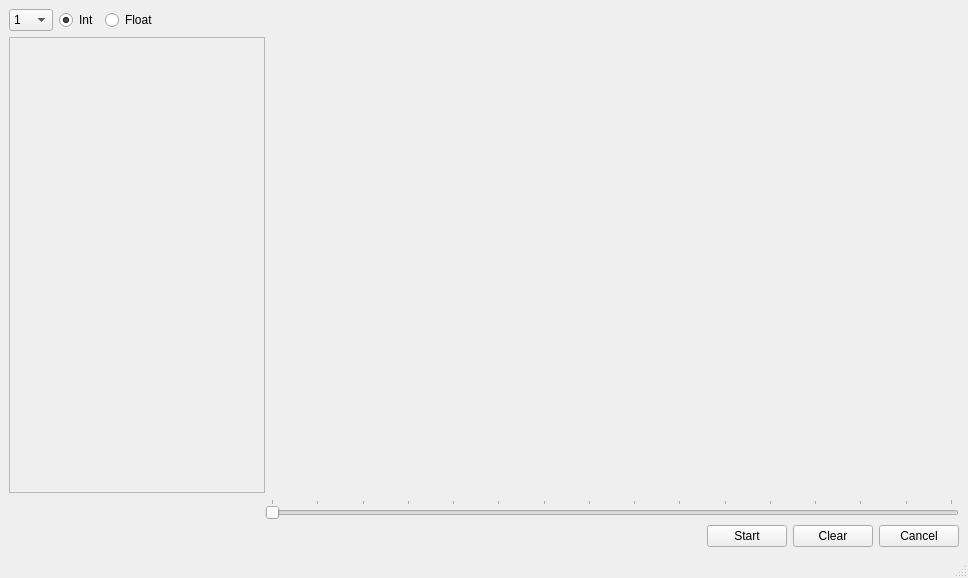
<?xml version="1.0" encoding="UTF-8"?>
<ui version="4.0">
 <class>MainWindow</class>
 <widget class="QMainWindow" name="MainWindow">
  <property name="geometry">
   <rect>
    <x>0</x>
    <y>0</y>
    <width>968</width>
    <height>578</height>
   </rect>
  </property>
  <property name="windowTitle">
   <string>MainWindow</string>
  </property>
  <widget class="QWidget" name="centralwidget">
   <layout class="QVBoxLayout" name="verticalLayout">
    <item>
     <layout class="QHBoxLayout" name="horizontalLayout_3">
      <item>
       <widget class="QComboBox" name="comboBox">
        <property name="sizePolicy">
         <sizepolicy hsizetype="Preferred" vsizetype="Fixed">
          <horstretch>0</horstretch>
          <verstretch>0</verstretch>
         </sizepolicy>
        </property>
        <item>
         <property name="text">
          <string>1</string>
         </property>
        </item>
        <item>
         <property name="text">
          <string>2</string>
         </property>
        </item>
        <item>
         <property name="text">
          <string>3</string>
         </property>
        </item>
        <item>
         <property name="text">
          <string>4</string>
         </property>
        </item>
        <item>
         <property name="text">
          <string>5</string>
         </property>
        </item>
        <item>
         <property name="text">
          <string>6</string>
         </property>
        </item>
        <item>
         <property name="text">
          <string>7</string>
         </property>
        </item>
        <item>
         <property name="text">
          <string>8</string>
         </property>
        </item>
        <item>
         <property name="text">
          <string>9</string>
         </property>
        </item>
        <item>
         <property name="text">
          <string>10</string>
         </property>
        </item>
        <item>
         <property name="text">
          <string>11</string>
         </property>
        </item>
        <item>
         <property name="text">
          <string>12</string>
         </property>
        </item>
        <item>
         <property name="text">
          <string>13</string>
         </property>
        </item>
        <item>
         <property name="text">
          <string>14</string>
         </property>
        </item>
        <item>
         <property name="text">
          <string>15</string>
         </property>
        </item>
        <item>
         <property name="text">
          <string>16</string>
         </property>
        </item>
       </widget>
      </item>
      <item>
       <widget class="QRadioButton" name="intButton">
        <property name="text">
         <string>Int</string>
        </property>
        <property name="checked">
         <bool>true</bool>
        </property>
       </widget>
      </item>
      <item>
       <widget class="QRadioButton" name="floatButton">
        <property name="text">
         <string>Float</string>
        </property>
       </widget>
      </item>
      <item>
       <spacer name="horizontalSpacer_2">
        <property name="orientation">
         <enum>Qt::Horizontal</enum>
        </property>
        <property name="sizeHint" stdset="0">
         <size>
          <width>40</width>
          <height>20</height>
         </size>
        </property>
       </spacer>
      </item>
     </layout>
    </item>
    <item>
     <layout class="QHBoxLayout" name="horizontalLayout_2">
      <item>
       <widget class="QTextEdit" name="textEdit">
        <property name="enabled">
         <bool>false</bool>
        </property>
        <property name="sizePolicy">
         <sizepolicy hsizetype="Preferred" vsizetype="Expanding">
          <horstretch>0</horstretch>
          <verstretch>0</verstretch>
         </sizepolicy>
        </property>
        <property name="minimumSize">
         <size>
          <width>200</width>
          <height>425</height>
         </size>
        </property>
       </widget>
      </item>
      <item>
       <widget class="QCustomPlot" name="customplot" native="true">
        <property name="sizePolicy">
         <sizepolicy hsizetype="Expanding" vsizetype="Expanding">
          <horstretch>0</horstretch>
          <verstretch>0</verstretch>
         </sizepolicy>
        </property>
        <property name="minimumSize">
         <size>
          <width>686</width>
          <height>0</height>
         </size>
        </property>
       </widget>
      </item>
     </layout>
    </item>
    <item>
     <layout class="QHBoxLayout" name="horizontalLayout_4">
      <item>
       <spacer name="horizontalSpacer_3">
        <property name="orientation">
         <enum>Qt::Horizontal</enum>
        </property>
        <property name="sizeType">
         <enum>QSizePolicy::Preferred</enum>
        </property>
        <property name="sizeHint" stdset="0">
         <size>
          <width>256</width>
          <height>20</height>
         </size>
        </property>
       </spacer>
      </item>
      <item>
       <widget class="QSlider" name="horizontalSlider">
        <property name="minimum">
         <number>50</number>
        </property>
        <property name="maximum">
         <number>200</number>
        </property>
        <property name="singleStep">
         <number>10</number>
        </property>
        <property name="tracking">
         <bool>true</bool>
        </property>
        <property name="orientation">
         <enum>Qt::Horizontal</enum>
        </property>
        <property name="invertedAppearance">
         <bool>false</bool>
        </property>
        <property name="invertedControls">
         <bool>false</bool>
        </property>
        <property name="tickPosition">
         <enum>QSlider::TicksAbove</enum>
        </property>
        <property name="tickInterval">
         <number>10</number>
        </property>
       </widget>
      </item>
     </layout>
    </item>
    <item>
     <layout class="QHBoxLayout" name="horizontalLayout">
      <item>
       <spacer name="horizontalSpacer">
        <property name="orientation">
         <enum>Qt::Horizontal</enum>
        </property>
        <property name="sizeHint" stdset="0">
         <size>
          <width>40</width>
          <height>20</height>
         </size>
        </property>
       </spacer>
      </item>
      <item>
       <widget class="QPushButton" name="okButton">
        <property name="text">
         <string>Start</string>
        </property>
       </widget>
      </item>
      <item>
       <widget class="QPushButton" name="clearButton">
        <property name="text">
         <string>Clear</string>
        </property>
       </widget>
      </item>
      <item>
       <widget class="QPushButton" name="cancelButton">
        <property name="text">
         <string>Cancel</string>
        </property>
       </widget>
      </item>
     </layout>
    </item>
   </layout>
  </widget>
  <widget class="QMenuBar" name="menubar">
   <property name="geometry">
    <rect>
     <x>0</x>
     <y>0</y>
     <width>968</width>
     <height>21</height>
    </rect>
   </property>
  </widget>
  <widget class="QStatusBar" name="statusbar">
   <property name="enabled">
    <bool>true</bool>
   </property>
  </widget>
 </widget>
 <customwidgets>
  <customwidget>
   <class>QCustomPlot</class>
   <extends>QWidget</extends>
   <header>qcustomplot.h</header>
   <container>1</container>
  </customwidget>
 </customwidgets>
 <resources/>
 <connections/>
</ui>
